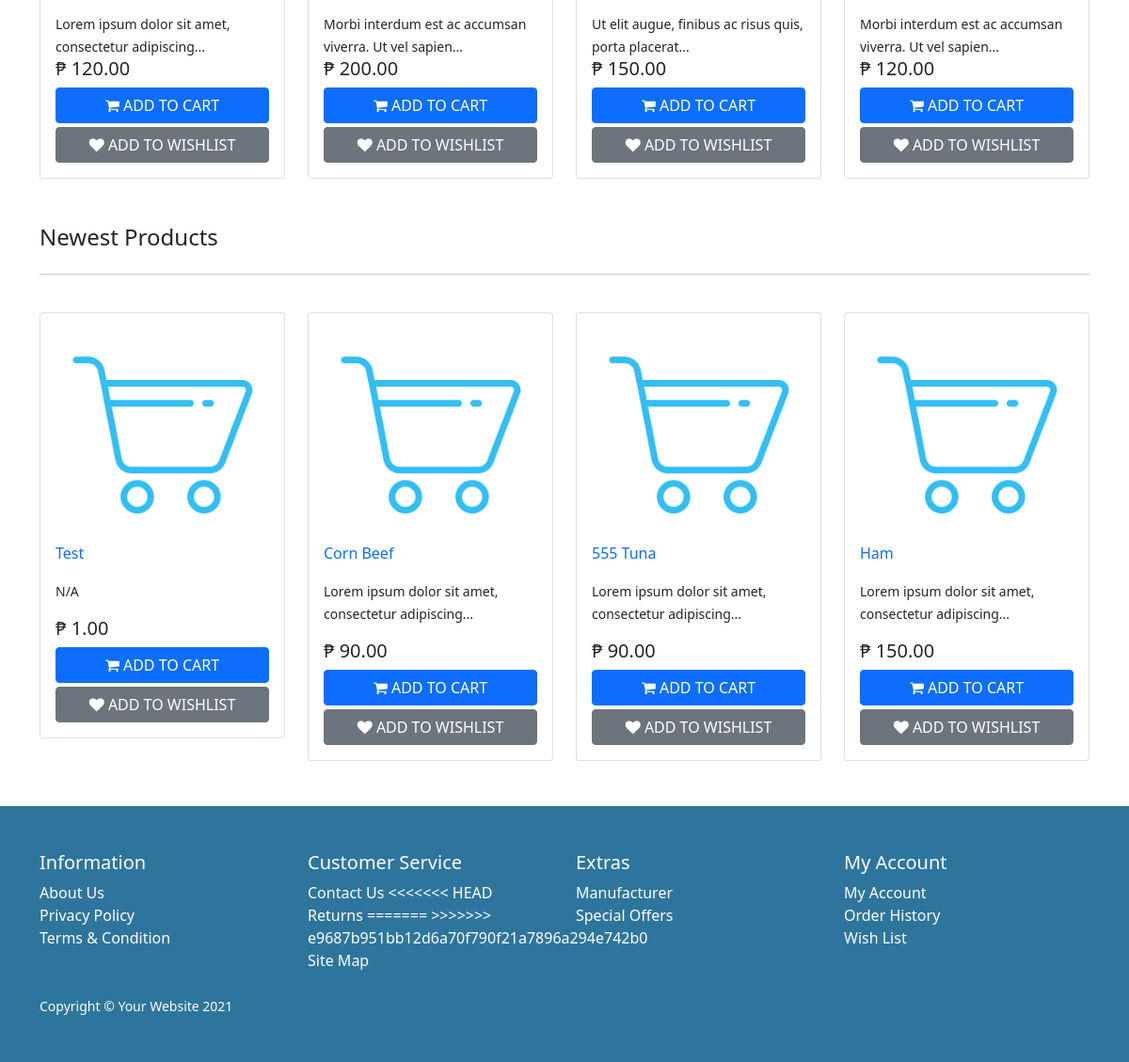
Page /shop/home.php (lower part) on the earlier database version.
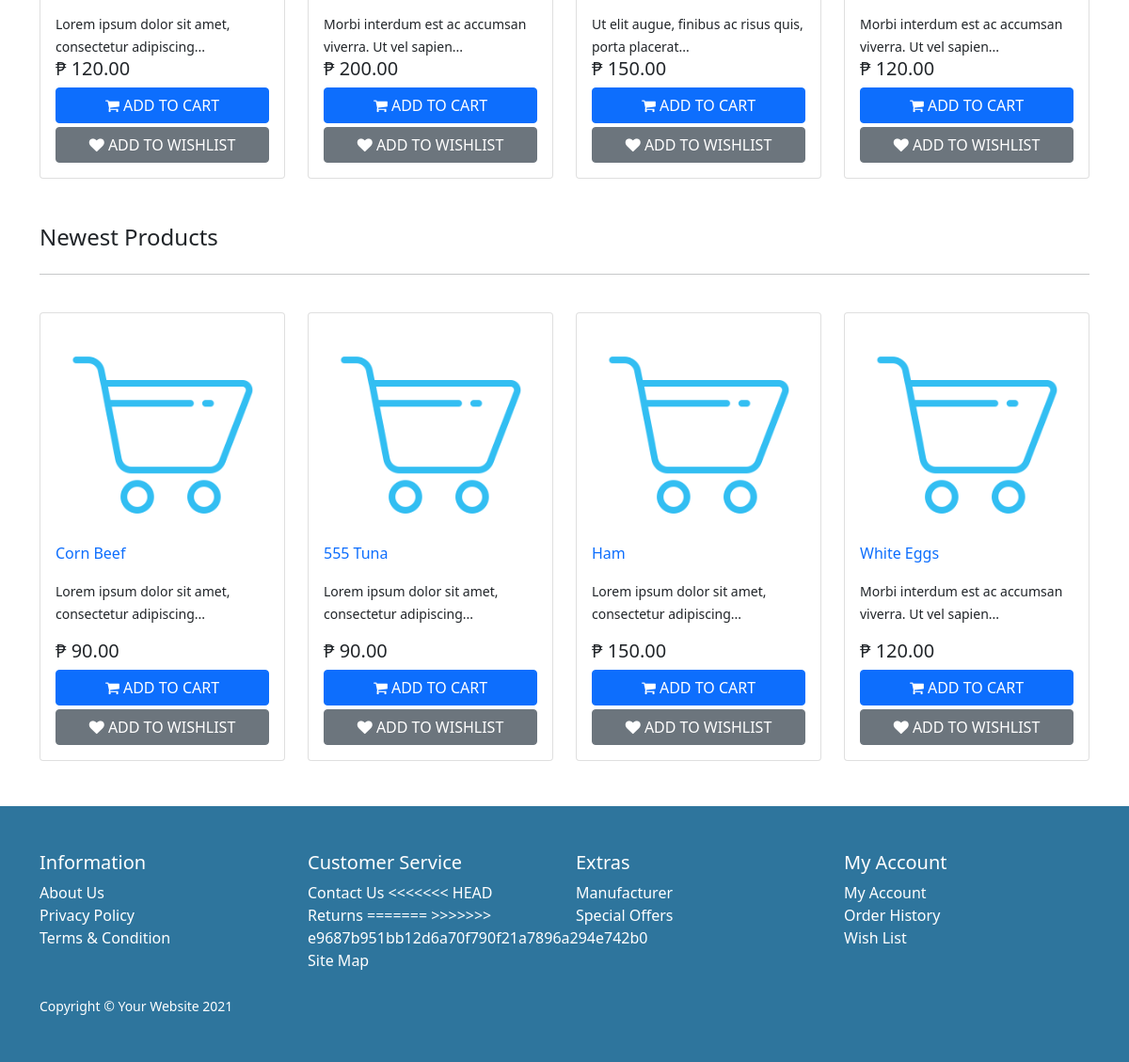
Same page on the later database version.
### tables this page shows
CREATE TABLE IF NOT EXISTS `product` (
  `product_id` int(11) NOT NULL AUTO_INCREMENT,
  `product_name` varchar(50) NOT NULL,
  `quantity` int(4) NOT NULL DEFAULT 0,
  `stock_status_id` int(11) NOT NULL,
  `image` varchar(255) NOT NULL,
  `manufacturer_id` int(11) NOT NULL,
  `price` decimal(15,4) NOT NULL,
  `product_weight` decimal(15,8) NOT NULL DEFAULT 0.00000000,
  `weight_id` int(11) NOT NULL DEFAULT 0,
  `product_status` tinyint(1) NOT NULL DEFAULT 0,
  `date_added` datetime NOT NULL,
  `date_modified` timestamp NOT NULL DEFAULT current_timestamp() ON UPDATE current_timestamp(),
  PRIMARY KEY (`product_id`) USING BTREE
);

CREATE TABLE IF NOT EXISTS `product_description` (
  `product_id` int(11) NOT NULL AUTO_INCREMENT,
  `product_name` varchar(50) NOT NULL,
  `product_desc` text NOT NULL,
  `meta_title` varchar(255) NOT NULL,
  `meta_description` varchar(255) NOT NULL,
  `meta_keywords` varchar(255) NOT NULL,
  PRIMARY KEY (`product_id`) USING BTREE
);

### shop/assets/common/navbar.php (called while the page is built, shortened)
<?php
if (isset($_SESSION["customer_id"])) {
    $customer_id = $_SESSION["customer_id"];
?>
<nav class="navbar navbar-expand-lg navbar-light bg-light">
    <div class="container">
        <div class="d-flex flex-row bd-highlight mb-3"></div>
        <div class="d-flex flex-row-reverse bd-highlight">
            <div class="p-2 bd-highlight"><i class="fa fas-check-circle"></i><a class="top-header-link" href="checkout"> Checkout</a></div>
            <div class="p-2 bd-highlight"><i class="fa fa-heart"></i><a class="top-header-link" href="wishlist"> Wish list (<?= $class->get_wishlist_rows($customer_id); ?>)</a></div>
            <div class="p-2 bd-highlight"><i class="fa fa-phone"></i> <span class="top-header-link">091234567789</span></div>
        </div>
    </div>
</nav>
<nav class="navbar navbar-expand-lg">
    <div class="container">
        <div class="d-flex flex-row bd-highlight mb-3">
            <div class="p-2 bd-highlight"><a class="navbar-brand" href="home">Logo</a></div>
        </div>
        <div class="d-flex flex-row-reverse bd-highlight">
            <div class="p-2 bd-highlight">
                <a class="btn btn-md btn-outline-secondary" href="cart" role="button"><i class="fa fa-shopping-cart"></i> Shopping Cart (<?= $class->get_cart_rows($customer_id) ?>)</a>
            </div>
        </div>
    </div>
</nav>
<nav class="navbar sticky-top navbar-expand-lg">
    <div class="container">
        <button class="navbar-toggler" type="button" data-bs-toggle="collapse" data-bs-target="#navbarSupportedContent" aria-controls="navbarSupportedContent" aria-expanded="false" aria-label="Toggle navigation">
            <span class="navbar-toggler-icon menu"><i class="fa fa-list"></i></span>
        </button>
        <div class="collapse navbar-collapse" id="navbarSupportedContent">
            <ul class="navbar-nav me-auto mb-2 mb-lg-0">
                <li class="nav-item">
                    <a class="nav-link" href="home">Home</a>
                </li>
                <li class="nav-item">
                    <a class="nav-link" href="about">About Us</a>
                </li>
                <li class="nav-item dropdown">
                    <a class="nav-link dropdown-toggle" href="#" id="navbardrop" data-toggle="dropdown">
                        Product Categories
                    </a>
                    <div class="dropdown-menu">
                        <?php $class->get_categories(); ?>
                    </div>
                </li>
                <li class="nav-item">
                    <a class="nav-link" href="contact">Contact Us</a>
                </li>
            </ul>
        </div>
        <div class="d-flex flex-row-reverse bd-highlight">
            <div class="p-2 bd-highlight">
                <a href="#" id="navbardrop" class="my-account-button" data-toggle="dropdown"><i class="fa fa-user"></i> My Account</a>
                <div class="dropdown-menu">
                    <a class="dropdown-item" href="myaccount">My Accout</a>
                    <a class="dropdown-item" href="order_history">Order History</a>
                    <a class="dropdown-item" href="logout">Logout</a>
                </div>
            </div>
        </div>
    </div>
</nav>
<?php } else { ?>
                        <?php $class->get_categories(); ?>
<?php } ?>

### shop/controller/base.controller.php (the view, shortened to what the changed rows need)
<?php
class BaseController extends database_connection {
    function get_categories() {
        $conn = $this->db_conn();
        $sql = "SELECT * FROM categories WHERE category_status=1";
		$result = mysqli_query($conn, $sql);
    }
    function get_featuredProducts() {
        $conn = $this->db_conn();
        $sql = "SELECT * FROM product WHERE product_status=1 LIMIT 4";
        $result = mysqli_query($conn, $sql);
        if ($result->num_rows > 0) {
			while($row = $result->fetch_assoc()) {
                $product_name = $row["product_name"];
                $price = number_format($row["price"], 2);
                $product_id = $row["product_id"];
                $product_desc = $this->get_product_description("product_desc", $product_id);
                $product_desc = strip_tags($product_desc);
                if (strlen($product_desc) > 55) {
                    $stringCut = substr($product_desc, 0 , 55);
                    $endPoint = strrpos($stringCut, ' ');
                    $product_desc = $endPoint? substr($stringCut, 0, $endPoint) : substr($stringCut, 0);
                    $product_desc .= '...';
                }
                if (isset($_SESSION["customer_id"])) {
                    $customer_id = $_SESSION["customer_id"];
                    $quantity = 1;
                    echo '
                    <div class="col-sm-12 col-md-3 product-container">
                        <div class="card">
                            <div class="card-body">
                                <img src="assets/images/products/shopping-bag-icon4.png" class="card-img-top product-icon" alt="'.$product_name.'_img">
                                <p class="card-text"><a href="product?product_id='.$product_id.'" class="text-decoration-none">'.$product_name.'</a></p>
                                <small>'.$product_desc.'</small>
                                <h5>₱ '.$price.'</h5>
                                <div class="d-grid gap-1">
                                    <button type="button" class="btn btn-primary" onclick="add_to_cart(\'' . $customer_id . '\',\'' . $product_id . '\',\'' . $quantity . '\')"><i class="fa fa-shopping-cart"></i> ADD TO CART</button>
                                    <button type="button" class="btn btn-secondary" onclick="add_to_wishlist(\'' . $product_id . '\',\'' . $customer_id . '\')"><i class="fa fa-heart"></i> ADD TO WISHLIST</button>
                                </div>
                            </div>
                        </div>
                    </div>
                    ';
                } else {
                    $customer_id = "";
                    $quantity = 1;
                    echo '
                    <div class="col-sm-12 col-md-3 product-container">
                        <div class="card">
                            <div class="card-body">
                                <img src="assets/images/products/shopping-bag-icon4.png" class="card-img-top product-icon" alt="'.$product_name.'_img">
                                <p class="card-text"><a href="product?product_id='.$product_id.'" class="text-decoration-none">'.$product_name.'</a></p>
                                <small>'.$product_desc.'</small>
                                <h5>₱ '.$price.'</h5>
                                <div class="d-grid gap-1">
                                    <button type="button" class="btn btn-primary" onclick="add_to_cart(\'' . $customer_id . '\', \'' . $product_id . '\', \'' . $quantity . '\')"><i class="fa fa-shopping-cart"></i>  ADD TO CART</button>
                                    <button type="button" class="btn btn-secondary" onclick="alert_to_login()"><i class="fa fa-heart"></i> ADD TO WISHLIST</button>
                                </div>
                            </div>
                        </div>
                    </div>
                    ';
                }
            }
        }
    }
    function get_newProducts() {
        $conn = $this->db_conn();
        $sql = "SELECT * FROM product WHERE product_status=1 ORDER BY date_added DESC LIMIT 4";
        $result = mysqli_query($conn, $sql);
        if ($result->num_rows > 0) {
			while($row = $result->fetch_assoc()) {
                $product_name = $row["product_name"];
                $price = number_format($row["price"], 2);
                $product_id = $row["product_id"];
                $product_desc = $this->get_product_description("product_desc", $product_id);
                $product_desc = strip_tags($product_desc);
                if (strlen($product_desc) > 55) {
                    $stringCut = substr($product_desc, 0 , 55);
                    $endPoint = strrpos($stringCut, ' ');
                    $product_desc = $endPoint? substr($stringCut, 0, $endPoint) : substr($stringCut, 0);
                    $product_desc .= '...';
                }
                if ($product_desc == "" || $product_desc == NULL) {
                    $product_desc .= "N/A";
                }
                if (isset($_SESSION["customer_id"])) {
                    $customer_id = $_SESSION["customer_id"];
                    $quantity = 1;
                    echo '
                    <div class="col-sm-12 col-md-3 product-container">
                        <div class="card">
                            <div class="card-body">
                                <img src="assets/images/products/shopping-bag-icon4.png" class="card-img-top product-icon" alt="'.$product_name.'_img">
                                <p class="card-text"><a href="product?product_id='.$product_id.'" class="text-decoration-none">'.$product_name.'</a></p>
                                <p><small>'.$product_desc.'</small></p>
                                <h5>₱ '.$price.'</h5>
                                <div class="d-grid gap-1">
                                    <button type="button" class="btn btn-primary" onclick="add_to_cart(\'' . $customer_id . '\',\'' . $product_id . '\',\'' . $quantity . '\')"><i class="fa fa-shopping-cart"></i> ADD TO CART</button>
                                    <button type="button" class="btn btn-secondary" onclick="add_to_wishlist(\'' . $product_id . '\',\'' . $customer_id . '\')"><i class="fa fa-heart"></i> ADD TO WISHLIST</button>
                                </div>
                            </div>
                        </div>
                    </div>
                    ';
                } else {
                    $customer_id = "";
                    $quantity = 1;
                    echo '
                    <div class="col-sm-12 col-md-3 product-container">
                        <div class="card">
                            <div class="card-body">
                                <img src="assets/images/products/shopping-bag-icon4.png" class="card-img-top product-icon" alt="'.$product_name.'_img">
                                <p class="card-text"><a href="product?product_id='.$product_id.'" class="text-decoration-none">'.$product_name.'</a></p>
                                <p><small>'.$product_desc.'</small></p>
                                <h5>₱ '.$price.'</h5>
                                <div class="d-grid gap-1">
                                    <button type="button" class="btn btn-primary" onclick="add_to_cart(\'' . $customer_id . '\', \'' . $product_id . '\', \'' . $quantity . '\')"><i class="fa fa-shopping-cart"></i>  ADD TO CART</button>
                                    <button type="button" class="btn btn-secondary" onclick="alert_to_login()"><i class="fa fa-heart"></i> ADD TO WISHLIST</button>
                                </div>
                            </div>
                        </div>
                    </div>
                    ';
                }
            }
        }
    }
    function get_product_description($column, $product_id) {
        $conn = $this->db_conn();
        $sql = "SELECT $column FROM product_description WHERE product_id='$product_id'";
        $result = mysqli_fetch_assoc($conn->query($sql));
        return $result[$column];
    }
}

Differences in the rows shown:
no longer on this page (row edited): product: product_name "Test", product_id.product_desc "N/A", price "1.00", shown under "Newest Products"
now on this page (row unchanged): product: product_name "White Eggs", product_id.product_desc "Morbi interdum est ac accumsan viverra. Ut vel sapien...", price "120.00", shown under "Newest Products"
